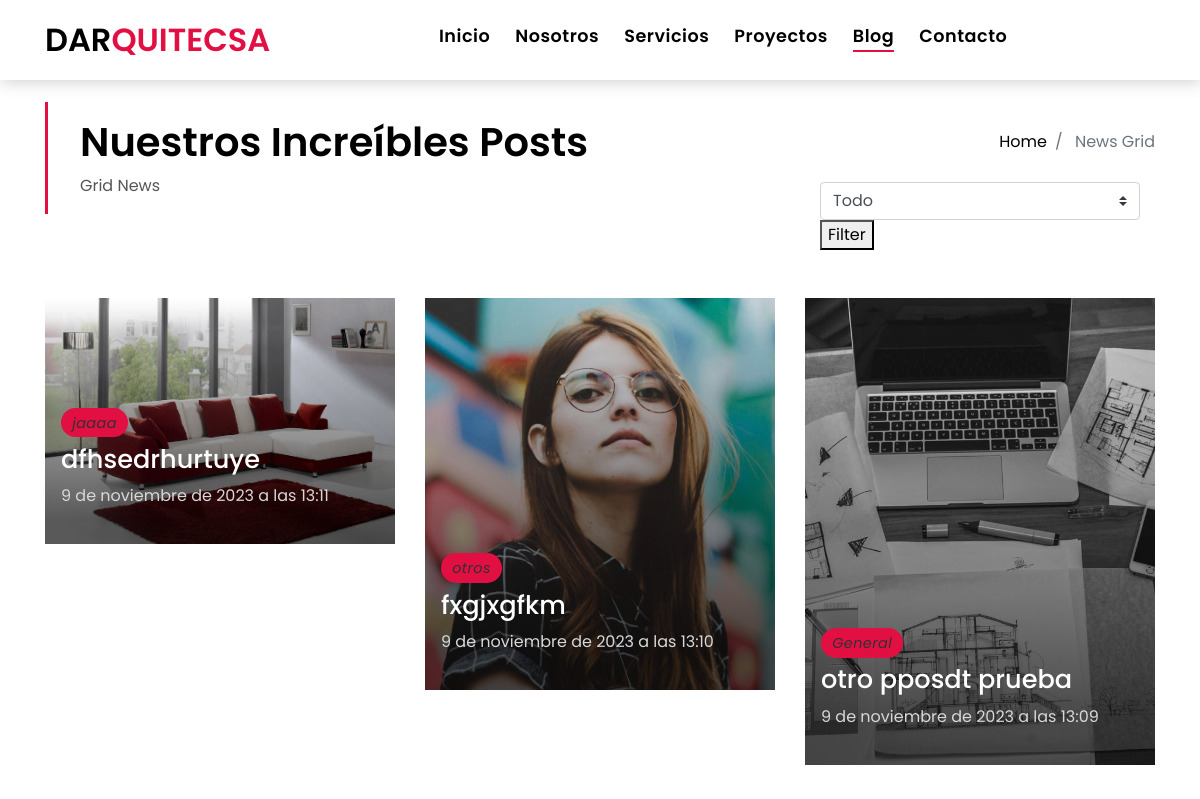
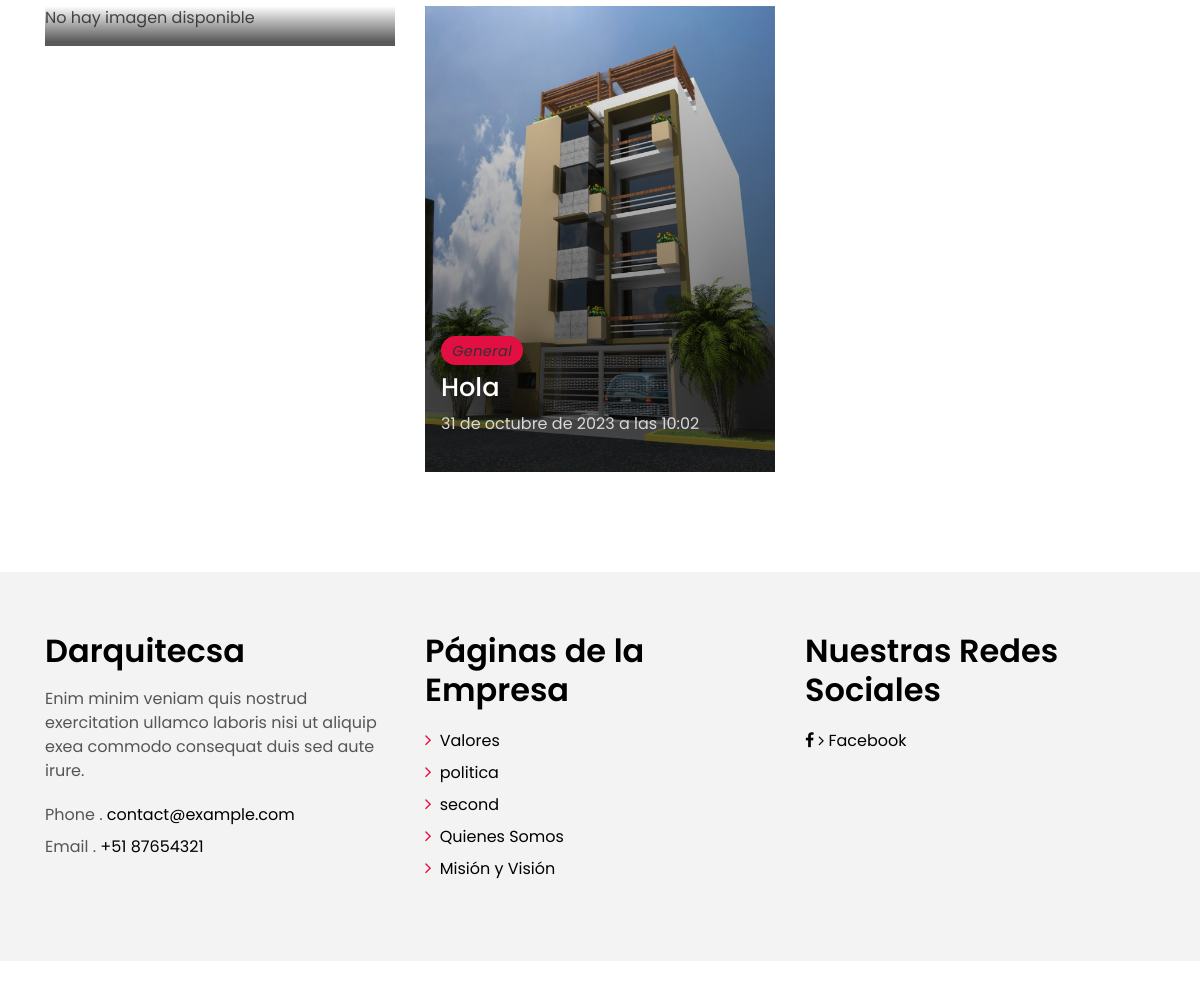
/blog/, run on an earlier commit of the app's database (2 pictures, top to bottom).
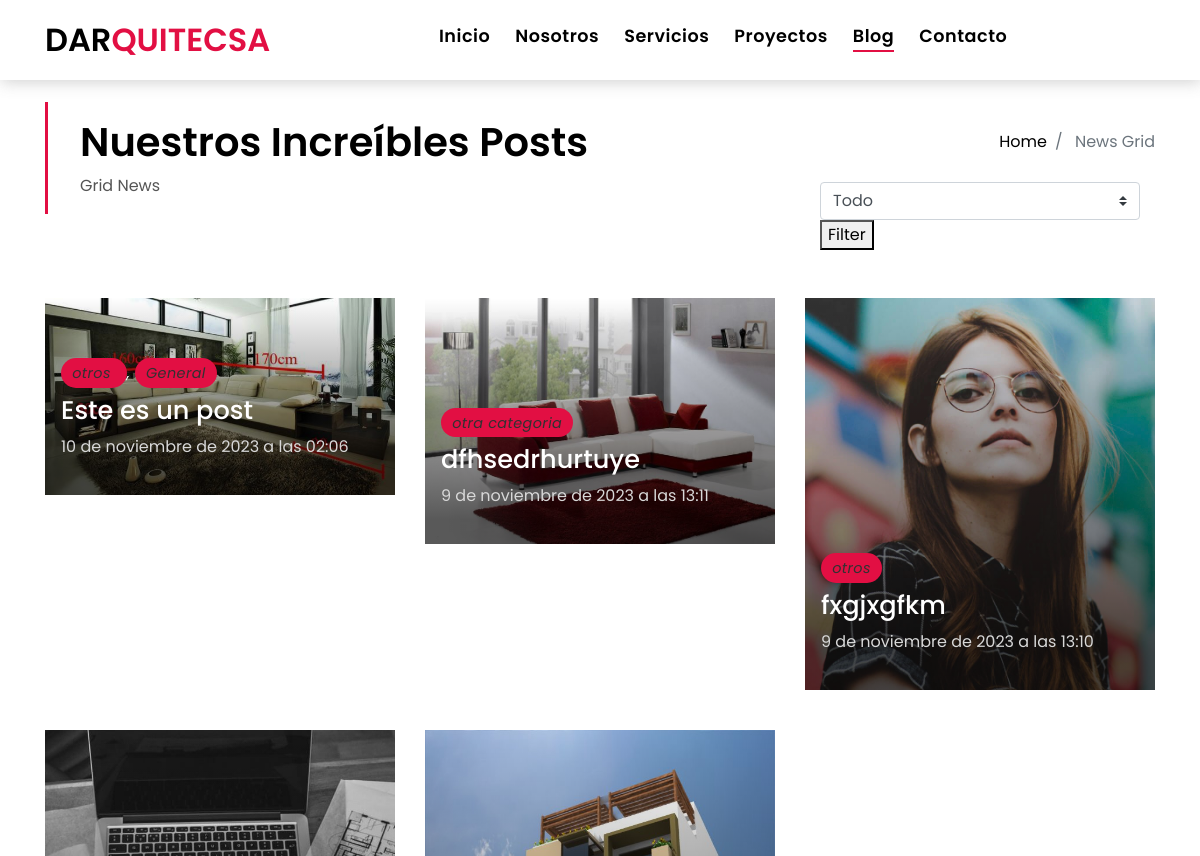
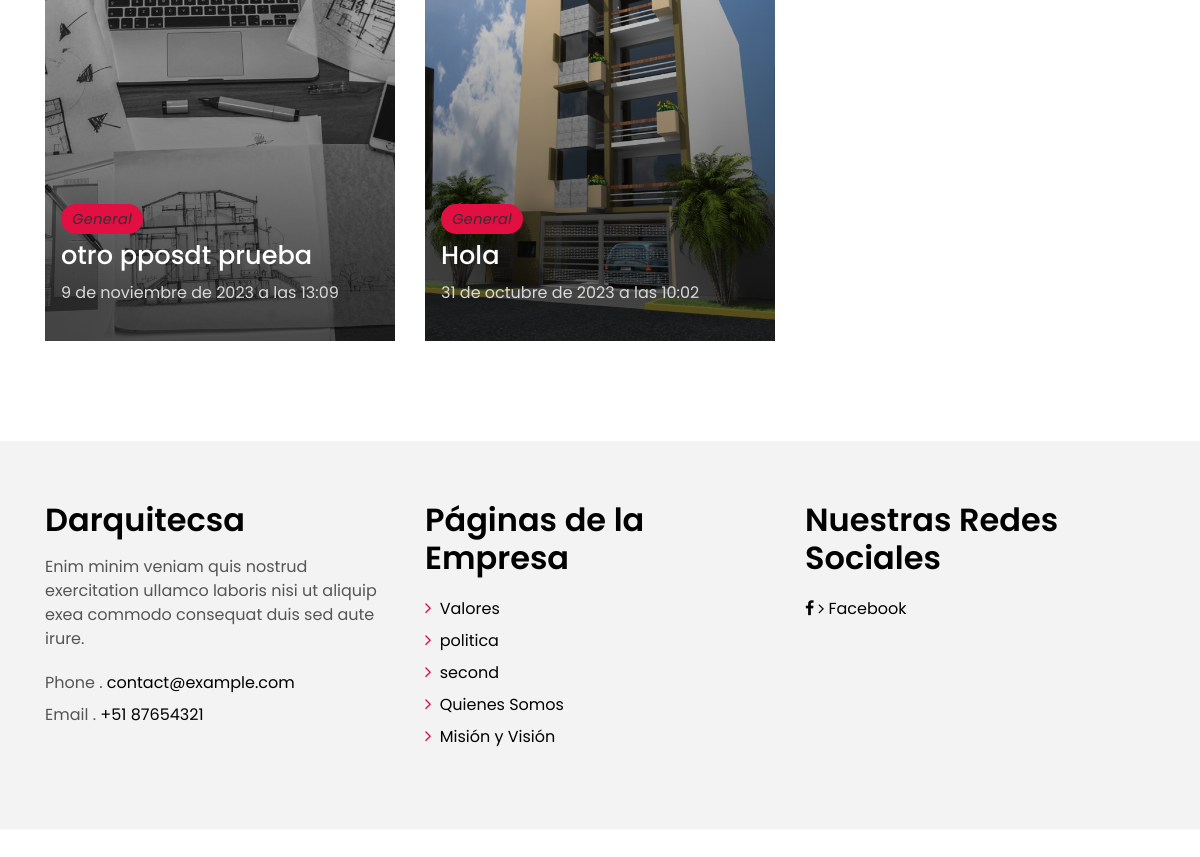
And on a later commit of the database (2 pictures, top to bottom).
### blog/models.py (models this page shows, shortened)
class Post(models.Model):
    title = models.CharField(max_length=200, verbose_name='Título')
    content = RichTextField(verbose_name='Contenido completo')
    published = models.DateTimeField(verbose_name='Fecha de Publicación', default=now)
    image = models.ImageField(verbose_name='Imagen', upload_to='Blog', null=True, blank=True)
    author = models.ForeignKey(User, verbose_name='Autor', on_delete=models.PROTECT)
    categories = models.ManyToManyField(Category, verbose_name='Categorías', related_name='get_posts')
    created = models.DateTimeField(auto_now_add=True, verbose_name='Fecha de Creación')
    updated = models.DateTimeField(auto_now=True, verbose_name='Fecha de Edición')
    class Meta:
        verbose_name = 'Entrada'
        verbose_name_plural = 'Entradas'
        ordering = ['-created']

class Category(models.Model):
    name = models.CharField(max_length=100, verbose_name='Nombre')
    created = models.DateTimeField(auto_now_add=True, verbose_name='Fecha de Creación')
    updated = models.DateTimeField(auto_now=True, verbose_name='Fecha de Edición')
    class Meta:
        verbose_name = 'Categoría'
        verbose_name_plural = 'Categorías'
        ordering = ['-created']

### pages/models.py (models this page shows, shortened)
class Page(models.Model):
    title=models.CharField(verbose_name='Título', max_length=200)
    content=RichTextField(verbose_name='Contenido')
    order=models.SmallIntegerField(verbose_name='Orden', default=0)
    created=models.DateTimeField(auto_now_add=True, verbose_name='Fecha de Creación')
    updated=models.DateTimeField(auto_now=True, verbose_name='Fecha de Edición')
    class Meta:
        verbose_name='página'
        verbose_name_plural='páginas'
        ordering=['order','title']

### blog/views.py (the view)
# urls.py: path('', views.blog, name='blog'),
def blog(request):
    posts= Post.objects.all()
    categories = Category.objects.all()  # Obtener todas las categorías
    selected_category = request.GET.get('category')  # Obtener el parámetro 'category' de la solicitud GET
    if selected_category and selected_category != 'All':
        posts = posts.filter(categories__id=selected_category)
    return render(request,'blog/blog.html', {'posts':posts, 'categories': categories})

### pages/templatetags/pages_extras.py (called while the page is built)
@register.simple_tag
def get_page_list():
    pages= Page.objects.all()
    return pages

### social/processors.py (called while the page is built)
def ctx_dict(request):
    ctx={}
    links=Link.objects.all()
    for link in links:
        ctx[link.key]=link.url
    return ctx

### blog/templates/blog/blog.html (shortened to what this page needs)
{% extends 'core/base.html' %}
{% load static %}
{% block content %}
  <section class="intro-single" style="margin-top: -90px;">
    <div class="container">
      <div class="row">
        <div class="col-md-12 col-lg-8">
          <div class="title-single-box">
            <h1 class="title-single">Nuestros Increíbles Posts</h1>
            <span class="color-text-a">Grid News</span>
          </div>
        </div>
        <div class="col-md-12 col-lg-4">
          <nav aria-label="breadcrumb" class="breadcrumb-box d-flex justify-content-lg-end">
            <ol class="breadcrumb">
              <li class="breadcrumb-item">
                <a href="index.html">Home</a>
              </li>
              <li class="breadcrumb-item active" aria-current="page">
                News Grid
              </li>
            </ol>
          </nav>
          <div class="col-sm-12">
            <div class="grid-option">
              <form method="GET">
                <select class="custom-select" name="category">
                  <option value="All">Todo</option>
                </select>
                <button type="submit">Filter</button>
              </form>
            </div>
          </div>
        </div>
        </div>
      </div>
  </section>
  <section class="news-grid grid">
    <div class="container">
      <div class="row">
        {% for post in posts %}
        <div class="col-md-4">
          <div class="card-box-b card-shadow news-box">
            <div class="img-box-b">
              {% if post.image %}
              <img src="{{post.image.url}}" alt="{{post.image.title}}" class="img-b img-fluid">
              {% else %}
              <p>No hay imagen disponible</p>
              {% endif %}
            </div>
            <div class="card-overlay">
              <div class="card-header-b">
                <div class="card-category-b">
                  <em>
                    {% for category in post.categories.all %}
                    <a href="{% url 'category' category.id %}" class="category-b">
                      {{ category.name }}
                    </a>
                    {% if not forloop.last %}, {% endif %}
                    {% endfor %}
                  </em>
                </div>
                <div class="card-title-b">
                  <h2 class="title-2">
                    <a href="{% url 'blog_single' post.id %}">{{ post.title }}</a>
                  </h2>
                </div>
                <div class="card-date">
                  <span class="date-b">{{ post.published }}</span>
                </div>
              </div>
            </div>
          </div>
        </div>
        {% endfor %}
      </div>
  </section>
  {% endblock %}

### core/templates/core/base.html (shortened to what this page needs)
<!DOCTYPE html>
<html lang="en">
<head>
  {% load static %}
  <link href="{% static 'core/lib/bootstrap/css/bootstrap.min.css' %}" rel="stylesheet">
  <link href="{% static 'core/lib/font-awesome/css/font-awesome.min.css' %}" rel="stylesheet">
  <link href="{% static 'core/lib/animate/animate.min.css' %}" rel="stylesheet">
  <link href="{% static 'core/lib/ionicons/css/ionicons.min.css' %}" rel="stylesheet">
  <link href="{% static 'core/lib/owlcarousel/assets/owl.carousel.min.css' %}" rel="stylesheet">
  <link href="{% static 'core/css/services.css' %}" rel="stylesheet">
  <link href="{% static 'core/css/style.css' %}" rel="stylesheet">
  <link href="{% static 'core/css/banner.css' %}" rel="stylesheet">
</head>
<body class="home-page">
  <nav class="navbar navbar-default navbar-trans navbar-expand-lg fixed-top">
    <div class="container">
      <a class="navbar-brand text-brand" href="{% url 'home' %}">DAR<span class="color-b">QUITECSA</span></a>
      <div class="navbar-collapse collapse justify-content-center" id="navbarDefault">
        <ul class="navbar-nav">
          <li class="nav-item">
            <a class="nav-link {% if request.path == '/' %}active{% endif %}" href="{% url 'home' %}">Inicio</a>
          </li>
          <li class="nav-item">
            <a class="nav-link {% if request.path == '/about/' %}active{% endif %}" href="{% url 'about' %}">Nosotros</a>
          </li>
          <li class="nav-item">
            <a class="nav-link {% if request.path == '/services/' %}active{% endif %}" href="{% url 'services' %}">Servicios</a>
          </li>
          <li class="nav-item">
            <a class="nav-link {% if request.path == '/projects/' %}active{% endif %}" href="{% url 'projects' %}">Proyectos</a>
          </li>
          <li class="nav-item">
            <a class="nav-link {% if request.path|slice:":6" == '/blog/' %}active{% endif %}" href="{% url 'blog' %}">Blog</a>
          </li>
          <li class="nav-item">
            <a class="nav-link {% if request.path == '/contact/' %}active{% endif %}" href="{% url 'contact' %}">Contacto</a>
          </li>
        </ul>
      </div>
    </div>
  </nav>
{% block content %}{% endblock %}
  <section class="section-footer">
    <div class="container">
      <div class="row">
        <div class="col-sm-12 col-md-4">
          <div class="widget-a">
            <div class="w-header-a">
              <h3 class="w-title-a text-brand">Darquitecsa</h3>
            </div>
            <div class="w-body-a">
              <p class="w-text-a color-text-a">
                Enim minim veniam quis nostrud exercitation ullamco laboris nisi ut aliquip exea commodo consequat duis
                sed aute irure.
              </p>
            </div>
            <div class="w-footer-a">
              <ul class="list-unstyled">
                <li class="color-a">
                  <span class="color-text-a">Phone .</span> contact@example.com</li>
                <li class="color-a">
                  <span class="color-text-a">Email .</span> +51 87654321</li>
              </ul>
            </div>
          </div>
        </div>
        <div class="col-sm-12 col-md-4 section-md-t3">
          <div class="widget-a">
            <div class="w-header-a">
              <h3 class="w-title-a text-brand">Páginas de la Empresa</h3>
            </div>
            <div class="w-body-a">
              <div class="w-body-a">
                <ul class="list-unstyled">
                  <li class="item-list-a">
                    {% load pages_extras %}
                    {% get_page_list as page_list%}
                    {% for page in page_list%}
                    <i class="fa fa-angle-right"></i> <a href="{% url 'page' page.id page.title|slugify %}">{{page.title}}</a>{% if not forloop.last %}<br/>{% endif %}
                    {% endfor %}
                  </li>
                </ul>
              </div>
            </div>
          </div>
        </div>
        <div class="col-sm-12 col-md-4 section-md-t3">
          <div class="widget-a">
            <div class="w-header-a">
              <h3 class="w-title-a text-brand">Nuestras Redes Sociales</h3>
            </div>
            <div class="w-body-a">
              <ul class="list-unstyled">
                {% if LINK_FACEBOOK %}
                <li class="list-inline-item">
                  <a href="{{LINK_FACEBOOK}}">
                    <i class="fa fa-facebook" aria-hidden="true"></i>
                    <i class="fa fa-angle-right"></i> <a href="#">Facebook</a>
                  </a>
                </li>
              {% endif %}
              </ul>
            </div>
          </div>
        </div>
      </div>
    </div>
  </section>
  <footer>
  </footer>
</body>
</html>

### core/static/core/css/services.css (style rules this page uses)
.d-flex { display:-webkit-box!important;display:-ms-flexbox!important;display:flex!important }

What changed in the data, as far as the page shows it:
removed Post: image "No hay imagen disponible"
added Post: image (picture), title "Este es un post", published "10 de noviembre de 2023 a las 02:06", Category (name "otros"), Category (name "General")
changed Category: name "jaaaa" → "otra categoria"
